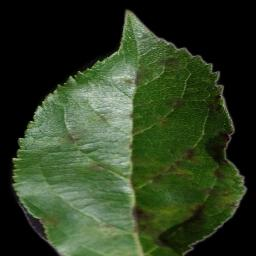
#> input picture dataset/images/Apple Scab/194.jpg, 256 x 256 px
$ python -i app.py   (imports and definitions only)   (older library calls are emulated)
#> lines starting #> are read from the running program, lines starting #| are printed output that depends on the picture; after the words box and inside, x2 and y2 are one past the last pixel; in counts of white or black regions, pixels touching at a corner belong together
from flask import Flask, render_template, request, redirect, url_for
import joblib
from PIL import Image
import numpy as np
import os
import cv2
import numpy as np
import pandas as pd
from skimage.feature import graycomatrix, graycoprops
from skimage.feature import hog
from skimage.measure import regionprops
from scipy import stats
from skimage.measure import label
import joblib

# [25 lines not run here, left out]

# Define a temporary directory to store uploaded files
UPLOAD_FOLDER = 'static'  # Use 'static' for simplicity
# [1 line that did not run here, left out]

def preprocess_image(image_path):
    # Features
#> called with image_path = 'dataset/images/Apple Scab/194.jpg'
    names = ['area', 'perimeter', 'physiological_length', 'physiological_width', 'aspect_ratio',
             'mean_r', 'mean_g', 'mean_b', 'stddev_r', 'stddev_g', 'stddev_b',
             'contrast', 'energy', 'homogeneity', 'correlation', 'dissimilarity',
             'eccentricity', 'solidity', 'equiv_diameter', 'major_axis_length', 'minor_axis_length',
             'skewness', 'kurtosis', 'hog_feature_1', 'hog_feature_2', 'hog_feature_3'
            ]
    df = pd.DataFrame(columns=names)

    # Load the image and perform preprocessing
    img = Image.open(image_path)
#> img is the input picture: PIL image 256x256 RGB; mean R, G, B 45.6, 60.9, 34.4
    main_img = np.array(img)

    # Preprocessing
    img = cv2.cvtColor(main_img, cv2.COLOR_BGR2RGB)
#> img: shape (256, 256, 3)
    gs = cv2.cvtColor(img, cv2.COLOR_RGB2GRAY)
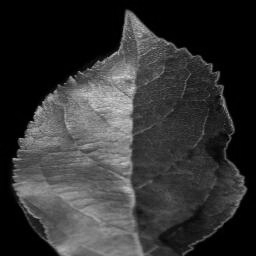
#> gs: shape (256, 256); min 0, max 219, mean 51.2
    blur = cv2.GaussianBlur(gs, (25, 25), 0)
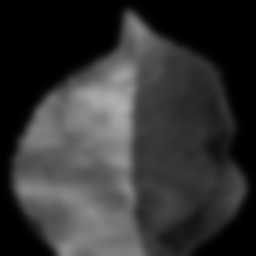
#> blur: shape (256, 256); min 0, max 174, mean 51.2
    ret, thresh = cv2.threshold(blur, 0, 255, cv2.THRESH_BINARY_INV + cv2.THRESH_OTSU)
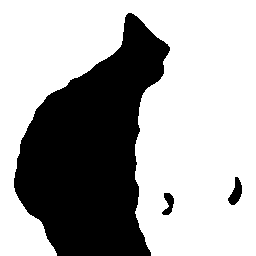
#> thresh: shape (256, 256); 65.9% white; 3 black regions, box (x1, y1, x2, y2) and area: (14, 13, 170, 256) 21951, (228, 177, 242, 205) 218, (162, 193, 174, 215) 155
#> ret = 65
    kernel = np.ones((50, 50), np.uint8)
    closing = cv2.morphologyEx(thresh, cv2.MORPH_CLOSE, kernel)
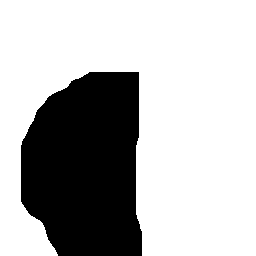
#> closing: shape (256, 256); 71.6% white; 1 black region

    # Shape features
    contours, _ = cv2.findContours(closing, cv2.RETR_TREE, cv2.CHAIN_APPROX_SIMPLE)
#> contours = 1 contour; box (x1, y1, x2, y2) and area: (0, 0, 256, 256) 46217
    cnt = contours[0]
#> cnt = contour of 132 points, box (x1, y1, x2, y2) (0, 0, 256, 256), area 46217
    area = cv2.contourArea(cnt)
#> area = 46217
    perimeter = cv2.arcLength(cnt, True)
#> perimeter = 1412.9
    x, y, w, h = cv2.boundingRect(cnt)
#> x = 0; y = 0; w = 256; h = 256
    aspect_ratio = float(w) / h
#> aspect_ratio = 1

    # Color features
    red_channel = img[:, :, 0]
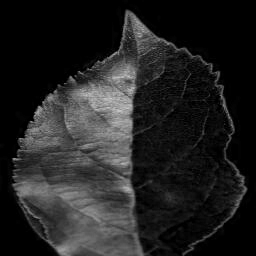
#> red_channel: shape (256, 256); min 0, max 207, mean 34.4
    green_channel = img[:, :, 1]
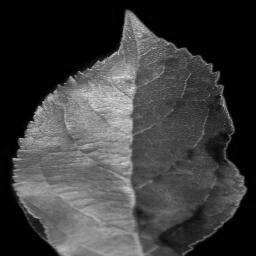
#> green_channel: shape (256, 256); min 0, max 228, mean 60.9
    blue_channel = img[:, :, 2]

    red_mean = np.mean(red_channel)
#> red_mean = 34.41
    green_mean = np.mean(green_channel)
#> green_mean = 60.88
    blue_mean = np.mean(blue_channel)
#> blue_mean = 45.6

    # Std deviation
    red_std = np.std(red_channel)
#> red_std = 43.48
    green_std = np.std(green_channel)
#> green_std = 57.34
    blue_std = np.std(blue_channel)
#> blue_std = 46.52

    # Texture features using GLCM matrix
    glcm = graycomatrix(gs,
                        distances=[1],
                        angles=[0],
                        symmetric=True,
                        normed=True)

    properties = ['contrast', 'energy', 'homogeneity', 'correlation', 'dissimilarity']
    contrast = graycoprops(glcm, properties[0])
#> contrast = [80.93]
    energy = graycoprops(glcm, properties[1])
#> energy = [0.315]
    homogeneity = graycoprops(glcm, properties[2])
#> homogeneity = [0.477]
    correlation = graycoprops(glcm, properties[3])
#> correlation = [0.985]
    dissimilarity = graycoprops(glcm, properties[4])
#> dissimilarity = [4.38]

    # Statistical moments
    skewness = stats.skew(gs.flatten())
#> skewness = 0.587
    kurtosis = stats.kurtosis(gs.flatten())
#> kurtosis = -0.851

    # Additional features
    labeled_img = label(closing)
#> labeled_img: shape (256, 256) int64; values 0 (black) and 1 (white), 71.6% white; 1 black region
    regions = regionprops(labeled_img)
#> regions = 1 regions; box (x1, y1, x2, y2) and area: (0, 0, 256, 256) 46905

    eccentricity = regions[0].eccentricity
#> eccentricity = 0.52
    solidity = regions[0].solidity
#> solidity = 0.716
    equiv_diameter = regions[0].equivalent_diameter
#> equiv_diameter = 244.4
    major_axis_length = regions[0].major_axis_length
#> major_axis_length = 334.5
    minor_axis_length = regions[0].minor_axis_length
#> minor_axis_length = 285.7

    # HOG features
    hog_features = hog(gs, orientations=8, pixels_per_cell=(8, 8), cells_per_block=(1, 1), block_norm='L2-Hys')
#> hog_features = 8192 values, max 1 at index 144, min 0 at index 0, mean 0.239

    vector = [area, perimeter, w, h, aspect_ratio,
                      red_mean, green_mean, blue_mean, red_std, green_std, blue_std,
                      contrast[0][0], energy[0][0], homogeneity[0][0], correlation[0][0], dissimilarity[0][0],
                      eccentricity, solidity, equiv_diameter, major_axis_length, minor_axis_length,
                      skewness, kurtosis, hog_features[0], hog_features[1], hog_features[2]]
#> vector = 26 values, max 46217 at index 0, min -0.851 at index 22, mean 1899.4

    df_temp = pd.DataFrame([vector], columns=names)
#> df_temp = table of 1 rows and 26 columns
    df = pd.concat([df, df_temp], ignore_index=True)
#> df = table of 1 rows and 26 columns

    return df

# [48 lines left out: functions predict_disease, index, not called in this run]

# [2 lines not run here, left out]

>>> result = preprocess_image('dataset/images/Apple Scab/194.jpg')
#> result = table of 1 rows and 26 columns

$ run again, on dataset/images/Apple Scab/201.jpg
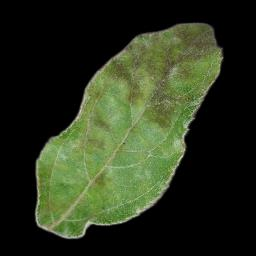
#> input picture dataset/images/Apple Scab/201.jpg, 256 x 256 px
#> in preprocess_image, img is the input picture: PIL image 256x256 RGB; mean R, G, B 42.4, 51.4, 29.3
#> img: shape (256, 256, 3)
#> in preprocess_image, `ret, thresh = cv2.threshold(blur, 0, 255, cv2.THRESH_BINARY_INV + cv2...`:
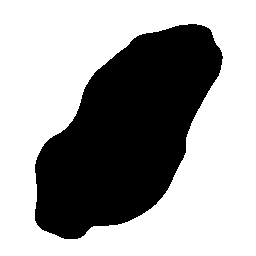
#> thresh: shape (256, 256); 63.1% white; 1 black region, box (x1, y1, x2, y2) and area: (35, 24, 223, 239) 24212
#> ret = 58
#> closing: shape (256, 256); 64.5% white; 1 black region
#> contours = 2 contours; box (x1, y1, x2, y2) and area: (0, 0, 256, 256) 65025, (37, 31, 215, 230) 23556
#> cnt = [[0, 0], [0, 255], [255, 255], [255, 0]]
#> area = 65025
#> perimeter = 1020
#> x = 0; w = 256
#> aspect_ratio = 1
#> in preprocess_image, `green_channel = img[:, :, 1]`:
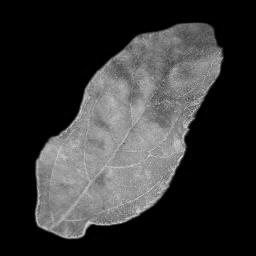
#> green_channel: shape (256, 256); min 0, max 215, mean 51.4
#> red_mean = 29.34
#> green_mean = 51.38
#> blue_mean = 42.41
#> red_std = 40.11
#> green_std = 68.1
#> blue_std = 56.11
#> contrast = [94.4]
#> energy = [0.564]
#> homogeneity = [0.645]
#> correlation = [0.986]
#> dissimilarity = [3.94]
#> skewness = 0.687
#> kurtosis = -1.33
#> labeled_img: shape (256, 256) int64; values 0 (black) and 1 (white), 64.5% white; 1 black region
#> regions = 1 regions; box (x1, y1, x2, y2) and area: (0, 0, 256, 256) 42263
#> eccentricity = 0.446
#> solidity = 0.645
#> equiv_diameter = 232
#> major_axis_length = 356.5
#> minor_axis_length = 319.1
#> hog_features = 8192 values, max 1 at index 428, min 0 at index 0, mean 0.156
#> vector = 26 values, max 65025 at index 0, min -1.33 at index 22, mean 2609.8
#> df_temp = table of 1 rows and 26 columns

$ run again, on dataset/images/Apple Scab/305.jpg
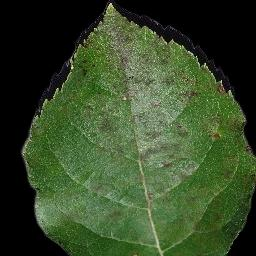
#> input picture dataset/images/Apple Scab/305.jpg, 256 x 256 px
#> in preprocess_image, img is the input picture: PIL image 256x256 RGB; mean R, G, B 54.5, 73.2, 40.9
#> img: shape (256, 256, 3)
#> in preprocess_image, `ret, thresh = cv2.threshold(blur, 0, 255, cv2.THRESH_BINARY_INV + cv2...`:
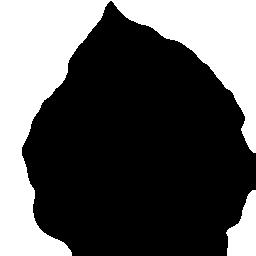
#> thresh: shape (256, 256); 35.3% white; 2 white regions, box (x1, y1, x2, y2) and area: (0, 0, 256, 256) 21840, (226, 190, 256, 256) 1291
#> ret = 48
#> closing: shape (256, 256); 37.2% white; 1 white region
#> contours = 1 contour; box (x1, y1, x2, y2) and area: (0, 0, 256, 256) 23698
#> cnt = contour of 211 points, box (x1, y1, x2, y2) (0, 0, 256, 256), area 23698
#> area = 23698.5
#> perimeter = 1496.1
#> x = 0; w = 256
#> aspect_ratio = 1
#> in preprocess_image, `green_channel = img[:, :, 1]`:
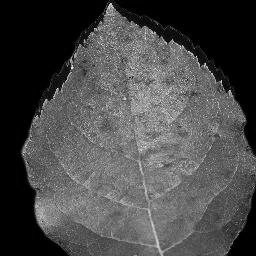
#> green_channel: shape (256, 256); min 0, max 255, mean 73.2
#> red_mean = 40.86
#> green_mean = 73.24
#> blue_mean = 54.52
#> red_std = 38.22
#> green_std = 56.37
#> blue_std = 45.33
#> contrast = [528.4]
#> energy = [0.255]
#> homogeneity = [0.326]
#> correlation = [0.89]
#> dissimilarity = [13.67]
#> skewness = 0.0284
#> kurtosis = -1.15
#> labeled_img: shape (256, 256) int64; values 0 (black) and 1 (white), 37.2% white; 1 white region
#> regions = 1 regions; box (x1, y1, x2, y2) and area: (0, 0, 256, 256) 24408
#> eccentricity = 0.636
#> solidity = 0.372
#> equiv_diameter = 176.3
#> major_axis_length = 387.9
#> minor_axis_length = 299.3
#> hog_features = 8192 values, max 1 at index 422, min 0 at index 0, mean 0.268
#> vector = 26 values, max 23698.5 at index 0, min -1.15 at index 22, mean 1054.7
#> df_temp = table of 1 rows and 26 columns

$ run again, on dataset/images/Apple Scab/324.jpg
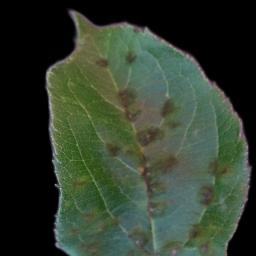
#> input picture dataset/images/Apple Scab/324.jpg, 256 x 256 px
#> in preprocess_image, img is the input picture: PIL image 256x256 RGB; mean R, G, B 49.7, 61.2, 46.1
#> img: shape (256, 256, 3)
#> in preprocess_image, `ret, thresh = cv2.threshold(blur, 0, 255, cv2.THRESH_BINARY_INV + cv2...`:
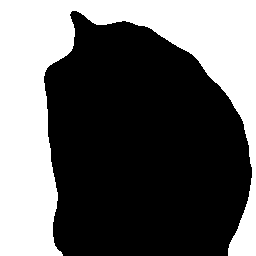
#> thresh: shape (256, 256); 38.9% white; 1 white region, box (x1, y1, x2, y2) and area: (0, 0, 256, 256) 25462
#> ret = 45
#> closing: shape (256, 256); 40% white; 1 white region
#> contours = 1 contour; box (x1, y1, x2, y2) and area: (0, 0, 256, 256) 25521
#> cnt = contour of 183 points, box (x1, y1, x2, y2) (0, 0, 256, 256), area 25521
#> area = 25521
#> perimeter = 1468.8
#> x = 0; w = 256
#> aspect_ratio = 1
#> in preprocess_image, `blue_channel = img[:, :, 2]`:
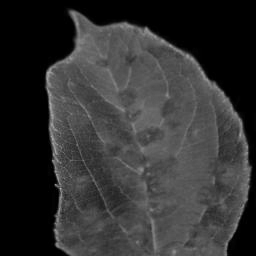
#> blue_channel: shape (256, 256); min 0, max 179, mean 49.7
#> red_mean = 46.12
#> green_mean = 61.23
#> blue_mean = 49.67
#> red_std = 41.3
#> green_std = 50.64
#> blue_std = 41.62
#> contrast = [61]
#> energy = [0.33]
#> homogeneity = [0.515]
#> correlation = [0.986]
#> dissimilarity = [3.46]
#> skewness = -0.176
#> kurtosis = -1.63
#> labeled_img: shape (256, 256) int64; values 0 (black) and 1 (white), 40% white; 1 white region
#> regions = 1 regions; box (x1, y1, x2, y2) and area: (0, 0, 256, 256) 26227
#> eccentricity = 0.688
#> solidity = 0.4
#> equiv_diameter = 182.7
#> major_axis_length = 393.5
#> minor_axis_length = 285.6
#> hog_features = 8192 values, max 1 at index 56, min 0 at index 0, mean 0.229
#> vector = 26 values, max 25521 at index 0, min -1.63 at index 22, mean 1104.6
#> df_temp = table of 1 rows and 26 columns
